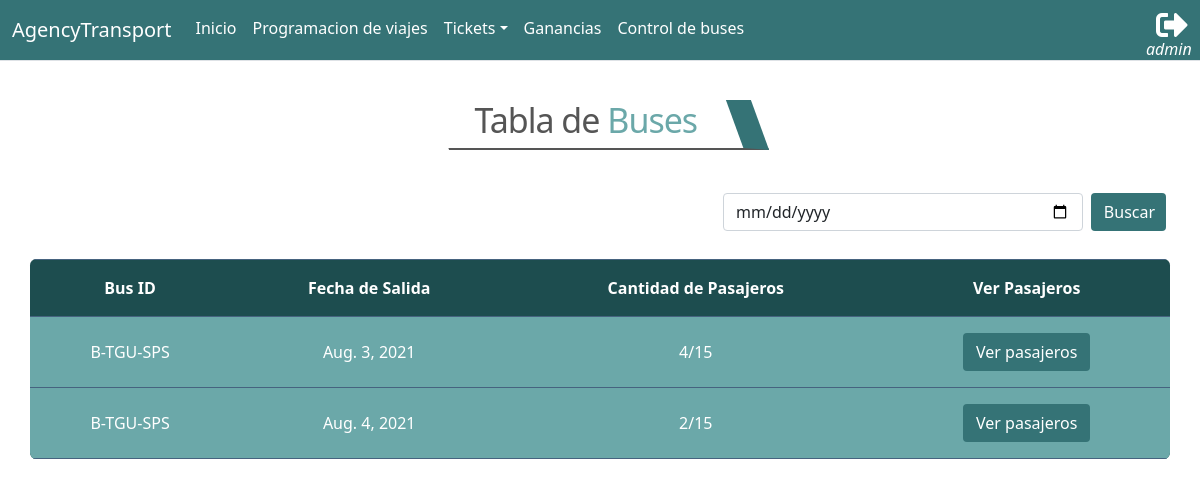
The app's page /transportAgency/buses/ (signed in) with its own data.
### app_transportAgency/models.py (models this page shows, shortened)
class Ticket(models.Model):
    creation_date      = models.DateTimeField(auto_now_add=True,blank=True, null=True )
    client             = models.ForeignKey(Client,related_name="cliente_ticket", on_delete=models.CASCADE, blank=True, null=True)
    companion          = models.ForeignKey(Client,related_name="companion_tciket", on_delete=models.CASCADE, blank=True, null=True)
    ticket_reservation = models.DateField(blank=True, null=True)
    ticket_available   = models.IntegerField(default=16, blank=True, null=True)
    ticket_quantity    = models.IntegerField(blank=True, null=True) # 3
    total_price        = models.FloatField()
    routes             = models.ForeignKey(Route,on_delete=models.CASCADE, null=True, blank=True)
    trips              = models.ForeignKey(TripScheduling, on_delete=models.CASCADE, null=True, blank=True) #27 ==>
    bus                = models.ForeignKey(Bus, on_delete=models.CASCADE, null=True, blank=True)
    seating            = models.ForeignKey(Seating,on_delete=models.CASCADE, blank=True, null=True)

### app_transportAgency/views.py (the view, shortened to what this page needs)
# urls.py: path('buses/', views.list_buses, name="list_buses"),
@login_required()
def list_buses(request):
    q = request.GET.get('q')
    if q:
        buses = Ticket.objects.values('ticket_reservation','bus','bus__name_bus', 'routes').filter(ticket_reservation=q).annotate(passanger=Count('client')).order_by()
    else:
        buses = Ticket.objects.values('ticket_reservation','bus','bus__name_bus', 'routes').annotate(passanger=Count('client')).order_by()
    return render(request, 'transportAgency/buses.html', {
        'buses' : buses,
    })

### app_transportAgency/templates/transportAgency/buses.html (shortened to what this page needs)
{% extends "base.html" %}
{% load static %}
{% load transportAgency_filters %}
{% block css %}
<link rel="stylesheet" href="{% static 'transportAgency/css/bustable.css' %}">
<link rel="stylesheet" href="{% static 'transportAgency/css/tittle.css' %}">
{% endblock %}
{% block container %}
<div class="container">
    <div class="row justify-content-center m-4">
        <div class="title">
            <h1>Tabla de <span style="color: #6BA8A9;">Buses</span></h1>
        </div>
    </div>
    <form action="">
            <div class="row justify-content-end">
                <div class="row col-5 mb-4">
                    <input type="date" class="form-control col m-1" name="q" placeholder='fecha'>
                    <button class="btn col-2 m-1" style="background: #357376;color:#fff;">Buscar</button>
                </div>
            </div>
        </form>
    <div class="row">
        <table class="rwd-table ">
            <thead>
                <tr>
                    <th>Bus ID</th>
                    <th>Fecha de Salida</th>
                    <th>Cantidad de Pasajeros</th>
                    <th>Ver Pasajeros</th>
                </tr>
            </thead>
            <tbody>
                {% for b in buses %}
                {% if b.bus__name_bus %}
                <tr>
                    <td>{{b.bus__name_bus}}</td>
                    <td>{{b.ticket_reservation}}</td>
                    <td>{{b.passanger}}/15</td>
                    <td>
                        <button type="button" style="background-color: #357376; color: white; "
                            class="btn button_passenger " data-bs-toggle="modal" data-bs-target=".passenger"
                            data-url="{% url 'transportAgency:list_buses' %}" data-bus="{{b.bus}}"
                            data-reservation="{{b.ticket_reservation | date:'Y-m-d'}}" data-token="{{csrf_token }}">
                            Ver pasajeros
                        </button>
                    </td>
                </tr>
                {% endif %}
                {% endfor %}
            </tbody>
        </table>
</div>
</div>
<br>
<br>
{% endblock container %}

### global_templates/base.html (shortened to what this page needs)
{% load static %}
<!DOCTYPE html>
<html lang="en">
<head>
    <link rel="stylesheet" href="https://cdnjs.cloudflare.com/ajax/libs/font-awesome/5.15.1/css/all.min.css">
    <link href="{% static 'transportAgency/bootstrap/bootstrap.min.css' %}" rel="stylesheet">
    <link rel="stylesheet" href="{% static 'transportAgency/css/nav.css' %}">
    <link href="https://cdn.jsdelivr.net/npm/bootstrap@5.0.2/dist/css/bootstrap.min.css" rel="stylesheet"
>
    <link href="https://haubek.github.io/dist/css/component-chosen.min.css" rel="stylesheet">
    <link href="https://maxcdn.bootstrapcdn.com/font-awesome/4.7.0/css/font-awesome.min.css" rel="stylesheet" />
    {% block css %}{% endblock %}
</head>
<body>
    <nav class="navbar navbar-expand-lg border-bottom">
        <div class="container-fluid">
            <a class="navbar-brand">AgencyTransport</a>
            <div class="collapse navbar-collapse" id="navbarSupportedContent">
                <ul class="navbar-nav me-auto mb-2 mb-lg-1">
                    <li class="nav-item">
                        <a class="nav-link active" aria-current="page"
                            href="{% url 'transportAgency:about' %}">Inicio</a>
                    </li>
                    <li class="nav-item">
                        <a class="nav-link" href="{% url 'transportAgency:travels_view' %}">Programacion de viajes</a>
                    </li>
                     <li class="dropdown">
                        <a class="nav-link dropdown-toggle" href="#"  data-bs-toggle="dropdown">Tickets</a>
                    </li>
                    {% if request.user.is_superuser %}
                    <li class="nav-item">
                        <a class="nav-link" href="{% url 'transportAgency:income_view' %}">Ganancias</a>
                    </li>
                    <li class="nav-item">
                        <a class="nav-link" href="{% url 'transportAgency:list_buses' %}">Control de buses</a>
                    </li>
                    {% endif %}
                </ul>
                <form class="d-flex">
                    <ul class="navbar-nav me-auto mb-2 mb-lg-2">
                        {% if request.user.is_authenticated %}
                        <li class="nav-item">
                            <a style="font-style: italic; color: white; position: absolute; margin-top: 28px; font-size: 16px;">{{ request.user }}</a>
                            <a href="{% url 'logout_view' %}"><i class="fas fa-sign-out-alt fa-2x" style="margin-left: 10px; color: white;"></i></a>
                        </li>
                        {% endif %}
                    </ul>
                </form>
            </div>
        </div>
    </nav>
    {% block container %}{% endblock %}
</body>
</html>

### app_transportAgency/static/transportAgency/css/nav.css (style rules this page uses)
.navbar { background-color: #357376; }
.navbar a { color: white; text-decoration: none; }
.navbar .navbar-brand { color: white; }

### app_transportAgency/static/transportAgency/css/bustable.css (style rules this page uses)
.rwd-table { margin: 1em 0; min-width: 300px; align-content: center; }
.rwd-table tr { border-top: 1px solid #ddd; border-bottom: 1px solid #ddd; }
.rwd-table th { display: none; text-align: center; }
.rwd-table td { display: block; background-color: #6BA8A9; text-align: center; }
.rwd-table td:first-child { padding-top: 0.5em; }
.rwd-table td:last-child { padding-bottom: 0.5em; }
.rwd-table td:before { content: attr(data-th) ": "; font-weight: bold; width: 6.5em; display: inline-block; }
@media (min-width: 480px) { .rwd-table td:before { display: none; } }
.rwd-table th, .rwd-table td { text-align: center; }
@media (min-width: 480px) { .rwd-table th, .rwd-table td { display: table-cell; padding: 0.25em 0.5em; } }
@media (min-width: 480px) { .rwd-table th:first-child, .rwd-table td:first-child { padding-left: 0; } }
@media (min-width: 480px) { .rwd-table th:last-child, .rwd-table td:last-child { padding-right: 0; } }
.rwd-table { background: #1D4D4F; color: #fff; border-radius: 0.4em; overflow: hidden; margin: 0 auto; }
.rwd-table tr { border-color: #46637f; }
.rwd-table th, .rwd-table td { margin: 0.5em 1em; }
@media (min-width: 480px) { .rwd-table th, .rwd-table td { padding: 1em !important; } }
.rwd-table th, .rwd-table td:before { color: #fff; }

### app_transportAgency/static/transportAgency/css/tittle.css (style rules this page uses)
h1 { font-weight: normal; font-style: normal; letter-spacing: -1px; font-size: 34px; color: #555; text-align: center; transform: skew(-20deg, 0deg); }
.title { width: 320px; height: 50px; border-bottom: 2px solid #555; border-right: 25px solid #357376; background-color: #fff; -webkit-transform: skew(20deg); -moz-transform: skew(20deg); -ms-transform: skew(20deg); -o-transform: skew(20deg); transform: skew(20deg, 0deg); margin: 15px; }

### records on screen
Ticket: bus__name_bus "B-TGU-SPS", ticket_reservation "Aug. 3, 2021", passanger "4"
Ticket: bus__name_bus "B-TGU-SPS", ticket_reservation "Aug. 4, 2021", passanger "2"

### other values on screen
{{ request.user }} "admin"
